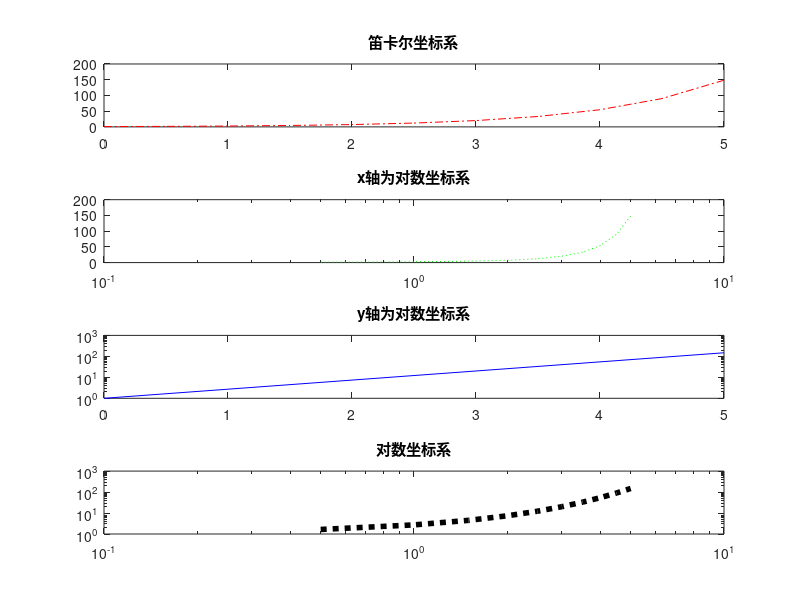

MATLAB code to generate this figure:
x=0:0.5:5;
y = exp(x);
figure
subplot(4, 1, 1) 
plot(x, y, 'r-.') 
title('笛卡尔坐标系')
subplot(4, 1, 2) 
semilogx(x, y, 'g:') 
title('x轴为对数坐标系') 
subplot(4, 1, 3) 
semilogy(x, y, 'b-') 
title('y轴为对数坐标系') 
subplot(4, 1, 4) 
loglog(x, y, 'k:','LineWidth',4) 
title('对数坐标系')
